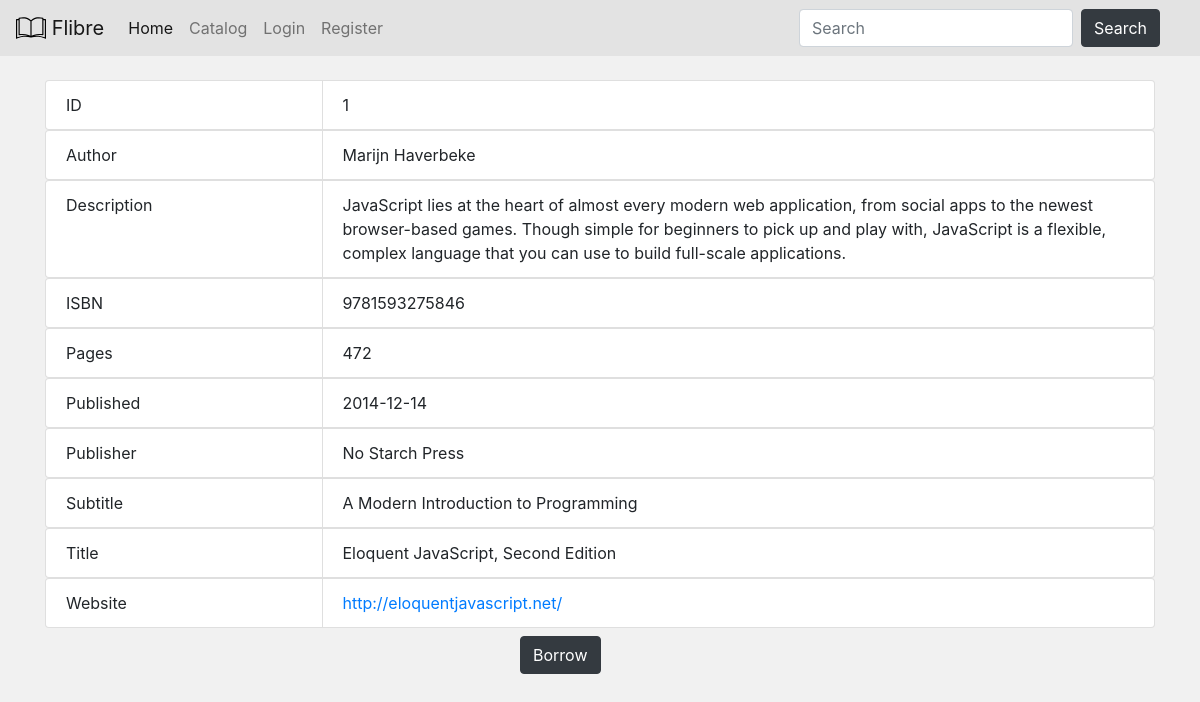
The app's page /catalog/books/1, older data.
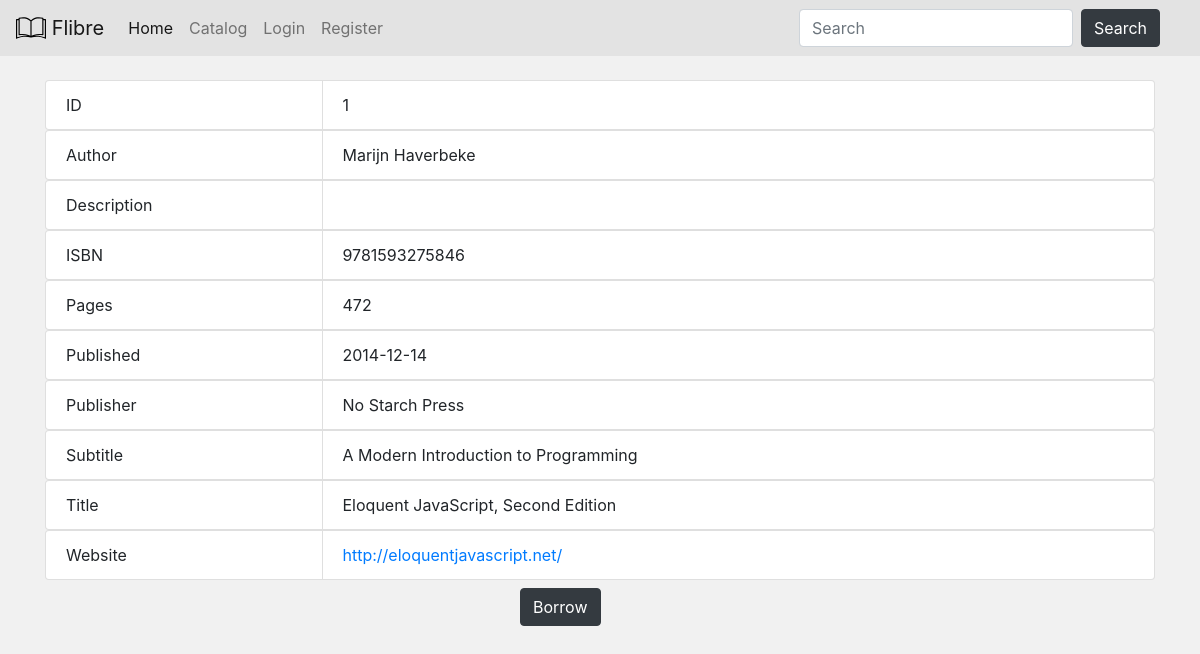
The same page, newer data.
### db_models.py (models this page shows, shortened)
class Book(Base):
    __tablename__ = 'books'
    id = Column(Integer, primary_key=True)
    author = Column(String(255))
    description = Column(String(1000))
    isbn = Column(Integer)
    pages = Column(Integer)
    published = Column(String(10))
    publisher = Column(String(255))
    subtitle = Column(String(255))
    title = Column(String(255))
    website = Column(String(255))
    user_id = Column(Integer, ForeignKey('users.id'))
    user_ref = relationship('User', back_populates='book_ref')

### routes.py (the view)
@app.route('/catalog/books/<int:book_id>')
def book(book_id):
    db_session = get_session()
    mybook = db_session.query(Book).filter(Book.id == book_id).one()
    context = get_default_context()
    context['book'] = mybook
    return render_template('book.html', **context)

### routes.py (called while the page is built)
def get_session(echo=False):
    engine = create_engine('sqlite:///db/database.db', echo=echo)
    db_session = sessionmaker(bind=engine)
    return db_session()

def get_default_context():
    permission_lvl = get_user_auth_lvl()
    context = {'permission_lvl': permission_lvl,
               'user_id': session.get('user_id'),
               'username': session.get('username')}
    return context

def get_user_auth_lvl():
    if not session.get('user_id'):
        return 3
    db_session = get_session()
    user_data = db_session.query(User.permission_lvl) \
                .filter(User.username == session.get('username')) \
                .one()
    return user_data.permission_lvl

### templates/book.html (shortened to what this page needs)
{% extends 'layout.html' %}
{% block content %}
<div class="mb-2">
  <ul class="list-group list-group-horizontal">
    <li class="list-group-item w-25">ID</li>
    <li class="list-group-item w-75">{{ book['id'] }}</li>
  </ul>
  <ul class="list-group list-group-horizontal">
    <li class="list-group-item w-25">Author</li>
    <li class="list-group-item w-75">{{ book['author'] }}</li>
  </ul>
  <ul class="list-group list-group-horizontal">
    <li class="list-group-item w-25">Description</li>
    <li class="list-group-item w-75">{{ book['description'] }}</li>
  </ul>
  <ul class="list-group list-group-horizontal">
    <li class="list-group-item w-25">ISBN</li>
    <li class="list-group-item w-75">{{ book['isbn'] }}</li>
  </ul>
  <ul class="list-group list-group-horizontal">
    <li class="list-group-item w-25">Pages</li>
    <li class="list-group-item w-75">{{ book['pages'] }}</li>
  </ul>
  <ul class="list-group list-group-horizontal">
    <li class="list-group-item w-25">Published</li>
    <li class="list-group-item w-75">{{ book['published'] }}</li>
  </ul>
  <ul class="list-group list-group-horizontal">
    <li class="list-group-item w-25">Publisher</li>
    <li class="list-group-item w-75">{{ book['publisher'] }}</li>
  </ul>
  <ul class="list-group list-group-horizontal">
    <li class="list-group-item w-25">Subtitle</li>
    <li class="list-group-item w-75">{{ book['subtitle'] }}</li>
  </ul>
  <ul class="list-group list-group-horizontal">
    <li class="list-group-item w-25">Title</li>
    <li class="list-group-item w-75">{{ book['title'] }}</li>
  </ul>
  <ul class="list-group list-group-horizontal">
    <li class="list-group-item w-25">Website</li>
    <li class="list-group-item w-75"><a href="{{ book['website'] }}">{{ book['website'] }}</a></li>
  </ul>
</div>
<div class="row justify-content-center align-items-center">
  <div class="col-md-1">
    {% if book['user_id'] == None %}
    <form action="/catalog/books/borrow" method="POST">
      <button class="btn btn-dark mb-2" name="borrow_book_id" type="submit" value="{{ book['id'] }}">Borrow</button>
    </form>
    {% elif book['user_id'] == user_id %}
    <form action="/catalog/books/return" method="POST">
      <button class="btn btn-dark mb-2" name="return_book_id" type="submit" value="{{ book['id'] }}">Return</button>
    </form>
    {% endif %}
  </div>
</div>
{% endblock %}

Row changes from the older to the newer data that the page shows:
changed Book "Marijn Haverbeke": description "JavaScript lies at the heart of almost every modern web application, from social apps to the newest browser-based games. Though simple for beginners to pick up and play with, JavaScript is a flexible, complex language that you can use to build full-scale applications." → (not shown)
